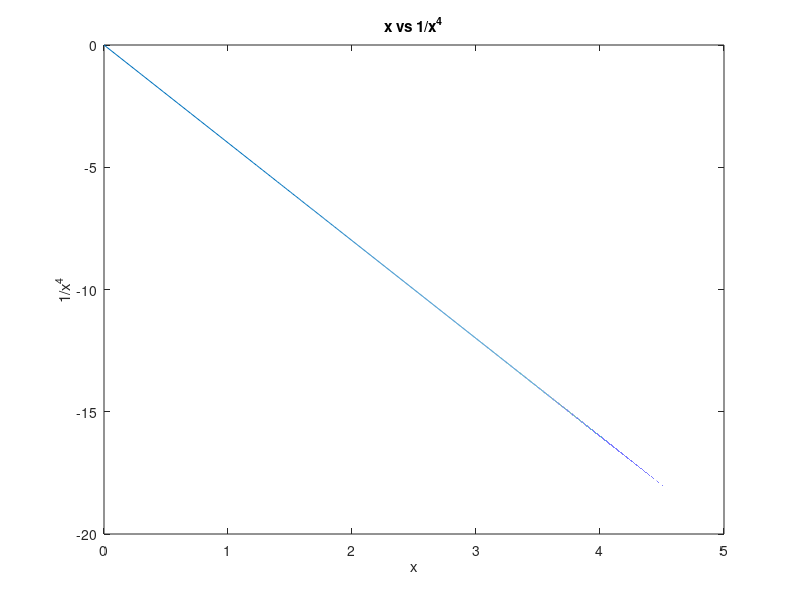

MATLAB code to generate this figure:
d = 1:1:100000;

l = log10(d);
dBmF = 1 ./ d.^4;
dBmF = log10(dBmF);

plot(l,dBmF);
title("x vs 1/x^4");
ylabel("1/x^4");
xlabel("x");